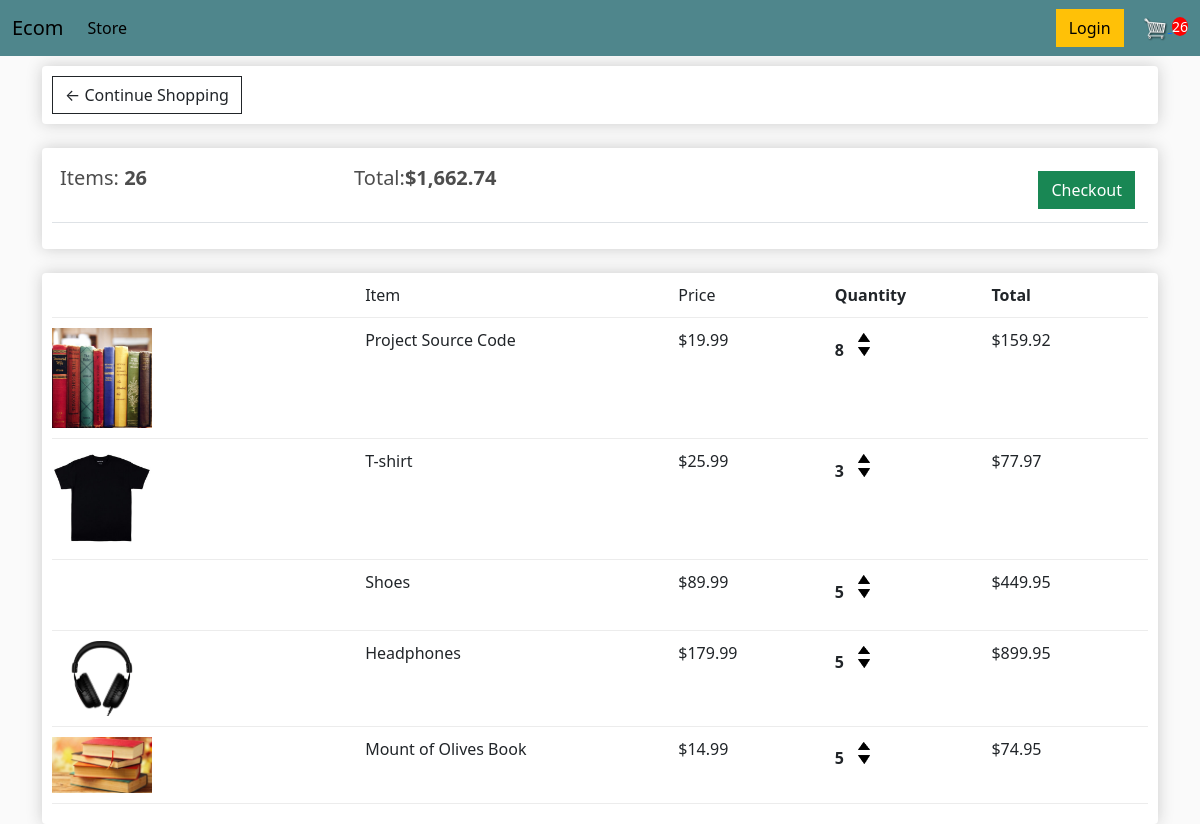
The app's page /cart/ (signed in), older data.
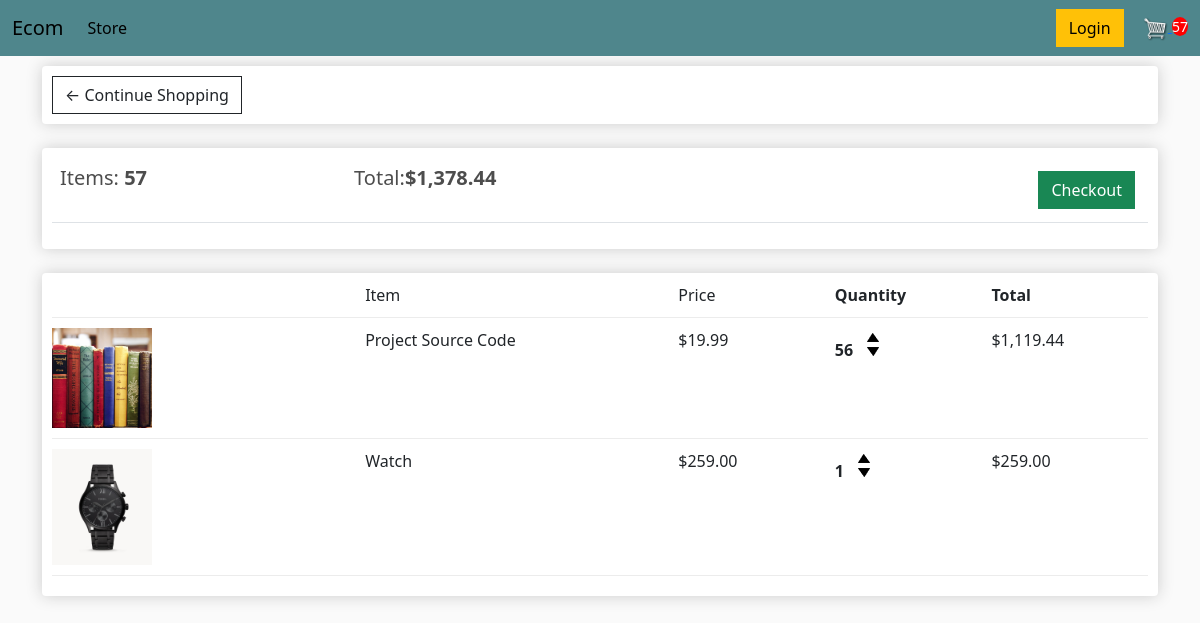
The same page, newer data.
### store/models.py (models this page shows, shortened)
class Order(models.Model):
    customer=models.ForeignKey(Customer,on_delete=models.SET_NULL,blank=True,null=True)
    date_ordered=models.DateTimeField(auto_now_add=True)
    complete=models.BooleanField(default=True,null=True,blank=False)
    transaction_id=models.CharField(max_length=200,null=True)
    @property
    def get_cart_total(self):
        orderitems=self.orderitem_set.all()
        total=round(sum([item.get_total for item in orderitems]),2)
        return total
    @property
    def get_cart_items(self):
        orderitems=self.orderitem_set.all()
        total=sum([item.quantity for item in orderitems])
        return total

class OrderItem(models.Model):
    product=models.ForeignKey(Product, on_delete=models.SET_NULL,blank=True,null=True)
    order=models.ForeignKey(Order,on_delete=models.SET_NULL,blank=True,null=True)
    quantity=models.IntegerField(default=0,blank=True,null=True)
    date_added=models.DateField(auto_now_add=True)
    @property
    def get_total(self):
        total=self.product.price*self.quantity
        return total

class Product(models.Model):
    name=models.CharField(max_length=200,null=True)
    price=models.DecimalField(max_digits=7,decimal_places=2)
    digital=models.BooleanField(default=False,null=True,blank=False)
    image=models.ImageField(null=True,blank=True)
    @property
    def imageURL(self):
        try:
            url=self.image.url
        except:
            url=''
        return url

### store/views.py (the view)
# urls.py: path('cart/',cart,name='cart'),
def cart(request):
    data=cartData(request)
    cartItems=data['cartItems']
    items=data['items']
    order=data['order']
    context={'items':items,
            'order':order,
            'cartItems':cartItems
            }
    return render(request,'store/cart.html',context)

### store/utils.py (called while the page is built)
def cartData(request):
    if request.user.is_authenticated:
        customer=request.user.customer
        order,created=Order.objects.get_or_create(customer=customer,complete=False)
        items=order.orderitem_set.all()
        cartItems=order.get_cart_items
    else:
        cookieData=cookieCart(request)
        cartItems=cookieData['cartItems']
        items=cookieData['items']
        order=cookieData['order']
    return{'cartItems':cartItems,'order':order,'items':items}

### store/templates/store/cart.html
{% extends 'store/main.html' %}
{% load static %}
{% block content %}
    <div class='row'>
        <div class='col-lg-12'>
            <div class="box-element">
                <a  class="btn btn-outline-dark" href="{% url 'store' %}">&#x2190; Continue Shopping</a>
            </div>
            <br>
            <div class="box-element">
                <table class="table">
					<tr>
						<th><h5>Items: <strong>{{order.get_cart_items}}</strong></h5></th>
						<th><h5>Total:<strong>${{order.get_cart_total|floatformat:'2g'}}</strong></h5></th>
						<th>
							<a  style="float:right; margin:5px;" class="btn btn-success" href="{% url 'checkout' %}">Checkout</a>
						</th>
					</tr>
				</table>
            </div>
            <br>
            <div class='box-element'>
                <div class='cart-row'>
                    <div style='flex:2'></div>
                    <div style='flex:2'>Item</div>
                    <div style='flex:1'>Price</div>
                    <div style='flex:1'><strong>Quantity</strong> </div>
                    <div style='flex:1'><strong> Total</strong></div>
                </div>
                {% for item in items%}
                <div class='cart-row'>
                    <div style='flex:2'><img class="row-image"src="{{ item.product.imageURL }}" alt=""></div>
                    <div style='flex:2'>{{item.product.name}}</div>
                    <div style='flex:1'>${{item.product.price|floatformat:'2g'}}</div>
                    <div style="flex:1">
						<p class="quantity">{{item.quantity}}</p>
						<div class="quantity">
							<img data-product='{{item.product.id}}' data-action="add" class="chg-quantity update-cart" src="{% static  'images/arrow-up.png' %}">
							<img data-product='{{item.product.id}}' data-action="remove" class="chg-quantity update-cart " src="{% static  'images/arrow-down.png' %}">
						</div>
					</div>
					<div style="flex:1"><p>${{item.get_total|floatformat:'2g'}}</p></div>
                </div>
                {% endfor %}
            </div>
        </div>
    </div>
{% endblock content %}

### store/templates/store/main.html (shortened to what this page needs)
<!DOCTYPE html>
{% load static %}
<html lang="en">
<head>
    <link href="https://cdn.jsdelivr.net/npm/bootstrap@5.3.0-alpha1/dist/css/bootstrap.min.css" rel="stylesheet">
    <link rel="stylesheet" href="{% static 'css/main.css' %}">
</head>
<body>
    <nav class="navbar navbar-expand-lg  bg-body-tertiary bg-dark" >
        <div class="container-fluid">
          <a class="navbar-brand" href="{%url 'store'%}">Ecom</a>
          <div class="collapse navbar-collapse" id="navbarSupportedContent">
            <ul class="navbar-nav me-auto mb-2 mb-lg-0">
              <li class="nav-item">
                <a class="nav-link active" aria-current="page" href="{%url 'store'%}">Store</a>
              </li>
            </ul>
            <div class="form-inline my-2 my-lg-0">
                     <a href="#"class="btn btn-warning">Login</a>
                     <a href="{% url 'cart' %}">
                    <img  id="cart-icon" src="{% static 'images/cart.png' %}">
                    </a><span id="cart-total">{{cartItems}}</span>
            </div>
          </div>
        </div>
      </nav>
<div class='container'>
    {% block content %}
    {% endblock content %}
</div>
</body>
</html>

### static/css/main.css (style rules this page uses)
body { background-color: hsl(0, 0%, 98%); }
h1,h2,h3,h4,h5,h6 { color:hsl(0, 0%, 30%); }
.box-element { box-shadow:hsl(0, 0%, 80%) 0 0 16px; background-color: #fff; border-radius: 4px; padding: 10px; }
.bg-dark { background-color: #4f868c!important; }
#cart-icon { width:25px; display: inline-block; margin-left: 15px; }
#cart-total { text-align: center; color:#fff; background-color: red; width: 20px; height: 25px; border-radius: 50%; font-size: 14px; }
.col-lg-4, .col-lg-6, .col-lg-8, .col-lg-12 { margin-top: 10px; }
.btn { border-radius: 0; }
.row-image { width: 100px; }
.cart-row { display: flex; align-items: flex-stretch; padding-bottom: 10px; margin-bottom: 10px; border-bottom: 1px solid #ececec; }
.quantity { display: inline-block; font-weight: 700; padding-right:10px; }
.chg-quantity { width: 12px; cursor: pointer; display: block; margin-top: 5px; transition:.1s; }

Row changes from the older to the newer data that the page shows:
removed OrderItem: product.imageURL (picture), product.name "T-shirt", product.price "25.99", quantity "3", get_total "77.97"
removed OrderItem: product.name "Shoes", product.price "89.99", quantity "5", get_total "449.95"
removed OrderItem: product.imageURL (picture), product.name "Headphones", product.price "179.99", quantity "5", get_total "899.95"
removed OrderItem: product.imageURL (picture), product.name "Mount of Olives Book", product.price "14.99", quantity "5", get_total "74.95"
changed Order: get_cart_items "26" → "57"; get_cart_total "1,662.74" → "1,378.44"
changed OrderItem "Project Source Code": quantity "8" → "56"; get_total "159.92" → "1,119.44"
added OrderItem: product.imageURL (picture), product.name "Watch", product.price "259.00", quantity "1", get_total "259.00"
Text that changed along with them:
{{ cartItems }}: "26" → "57"
